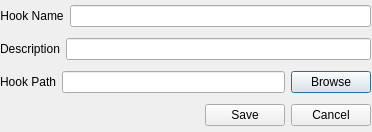
<?xml version="1.0" encoding="UTF-8"?>
<ui version="4.0">
 <class>CreateEditHook</class>
 <widget class="QDialog" name="CreateEditHook">
  <property name="geometry">
   <rect>
    <x>0</x>
    <y>0</y>
    <width>372</width>
    <height>132</height>
   </rect>
  </property>
  <property name="windowTitle">
   <string>Create/Edit Hook</string>
  </property>
  <widget class="QWidget" name="verticalLayoutWidget_4">
   <property name="geometry">
    <rect>
     <x>0</x>
     <y>0</y>
     <width>371</width>
     <height>131</height>
    </rect>
   </property>
   <layout class="QVBoxLayout" name="verticalLayout_4">
    <item>
     <layout class="QHBoxLayout" name="horizontalLayout">
      <item>
       <layout class="QHBoxLayout" name="horizontalLayout_2">
        <item>
         <widget class="QLabel" name="label">
          <property name="text">
           <string>Hook Name</string>
          </property>
          <property name="alignment">
           <set>Qt::AlignCenter</set>
          </property>
         </widget>
        </item>
        <item>
         <widget class="QLineEdit" name="lineEdit"/>
        </item>
       </layout>
      </item>
     </layout>
    </item>
    <item>
     <layout class="QHBoxLayout" name="horizontalLayout_4">
      <item>
       <widget class="QLabel" name="label_2">
        <property name="text">
         <string>Description</string>
        </property>
        <property name="alignment">
         <set>Qt::AlignCenter</set>
        </property>
       </widget>
      </item>
      <item>
       <widget class="QLineEdit" name="lineEdit_2"/>
      </item>
     </layout>
    </item>
    <item>
     <layout class="QHBoxLayout" name="horizontalLayout_5">
      <item>
       <widget class="QLabel" name="label_3">
        <property name="text">
         <string>Hook Path</string>
        </property>
        <property name="alignment">
         <set>Qt::AlignCenter</set>
        </property>
       </widget>
      </item>
      <item>
       <widget class="QLineEdit" name="lineEdit_3"/>
      </item>
      <item>
       <widget class="QPushButton" name="pushButton">
        <property name="text">
         <string>Browse</string>
        </property>
       </widget>
      </item>
     </layout>
    </item>
    <item>
     <layout class="QHBoxLayout" name="horizontalLayout_6">
      <item>
       <spacer name="horizontalSpacer">
        <property name="orientation">
         <enum>Qt::Horizontal</enum>
        </property>
        <property name="sizeHint" stdset="0">
         <size>
          <width>40</width>
          <height>20</height>
         </size>
        </property>
       </spacer>
      </item>
      <item>
       <widget class="QPushButton" name="pushButton_2">
        <property name="text">
         <string>Save</string>
        </property>
       </widget>
      </item>
      <item>
       <widget class="QPushButton" name="pushButton_3">
        <property name="text">
         <string>Cancel</string>
        </property>
       </widget>
      </item>
     </layout>
    </item>
   </layout>
  </widget>
 </widget>
 <resources/>
 <connections/>
</ui>
